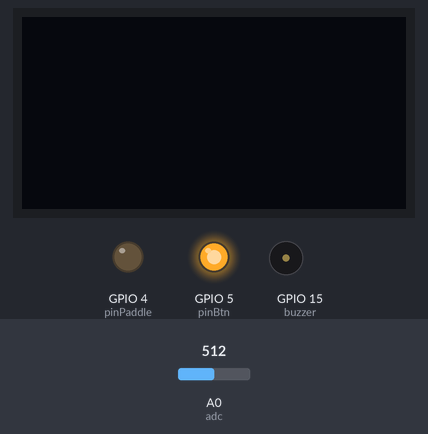
Recording of a program running on a simulated ESP8266 board running MicroPython. On the bench: 128×64 one-colour display, output pins drawn as LEDs (lit = HIGH), buzzer (waves = sounding). Inputs (shaded band) come from the test bench; at power-on: A0 (adc) = 512 (analog values on the 0–1023 scale). Random numbers come from a fixed seed; pins used as bus, display or sensor lines are not drawn; what the program prints to the serial console is not drawn.

Above: at 1.2 s.
1.3 s: A0 (adc) set to 75
2.8 s: A0 (adc) set to 65
At 3.6 s:
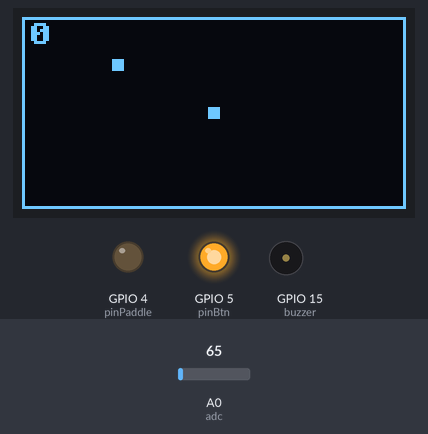
4.3 s: A0 (adc) set to 122
At 5.6 s:
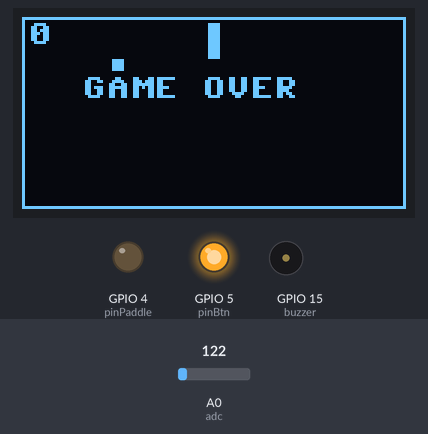
At 8.4 s:
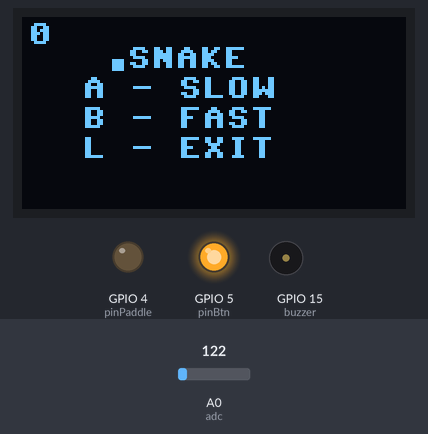
Timing chart, 0 to 9.9 s (numbered marks = the images above; inputs shaded):
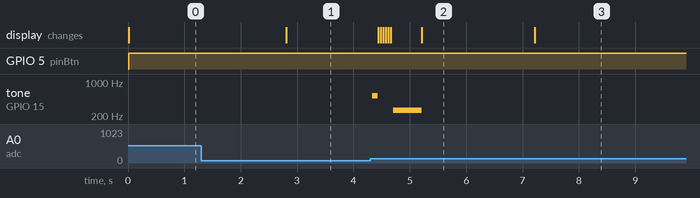

The program:

snakes.py
```python
# ----------------------------------------------------------
# Snakes Game
# ESP8266 (node MCU D1 mini)  micropython
# by Billy Cheung  2019 08 31
#
# SPI OLED
# GND
# VCC
# D0/Sck - D5 (=GPIO14=HSCLK)
# D1/MOSI- D7 (=GPIO13=HMOSI)
# RES    - D0 (=GPIO16)
# DC     - D4 (=GPIO2)
# CS     - D3 (=GPIO0)
# Speaker
# GPIO15   D8  Speaker
# n.c.   - D6  (=GPIO13=HMOSI)
#
# GPIO5    D1——   On to read ADC for Btn
# GPIO4    D2——   On to read ADC for Paddle
#
# buttons   A0
# A0 VCC-9K-U-9K-L-12K-R-9K-D-9K-A-12K-B-9K-GND
import gc
import sys
gc.collect()
print (gc.mem_free())
import network
import utime
from utime import sleep_ms,ticks_ms, ticks_us, ticks_diff
from machine import Pin, SPI, PWM, ADC
from math import sqrt
import ssd1306
from random import getrandbits, seed

# configure oled display SPI SSD1306
hspi = SPI(1, baudrate=8000000, polarity=0, phase=0)
#DC, RES, CS
display = ssd1306.SSD1306_SPI(128, 64, hspi, Pin(2), Pin(16), Pin(0))


#---buttons

btnU = const (1 << 1)
btnL = const (1 << 2)
btnR = const (1 << 3)
btnD = const (1 << 4)
btnA = const (1 << 5)
btnB = const (1 << 6)

Btns = 0
lastBtns = 0

pinBtn = Pin(5, Pin.OUT)
pinPaddle = Pin(4, Pin.OUT)


buzzer = Pin(15, Pin.OUT)

adc = ADC(0)

def getPaddle () :
  pinPaddle.on()
  pinBtn.off()
  sleep_ms(20)
  return adc.read()

def pressed (btn, waitRelease=False) :
  global Btns
  if waitRelease and Btns :
    pinPaddle.off()
    pinBtn.on()
    while ADC(0).read() > 70 :
       sleep_ms (20)
  return (Btns & btn)

def lastpressed (btn) :
  global lastBtns
  return (lastBtns & btn)


def getBtn () :
  global Btns
  global lastBtns
  pinPaddle.off()
  pinBtn.on()
  lastBtns = Btns
  Btns = 0
  a0=ADC(0).read()
  if a0  < 564 :
    if a0 < 361 :
      if a0 > 192 :
        if a0 > 278 :
          Btns |= btnU | btnA
        else :
          Btns |= btnL
      else:
        if a0 > 70 :
          Btns |= btnU
    else :
      if a0 > 482 :
        if a0 > 527 :
          Btns |= btnD
        else :
          Btns |= btnU | btnB
      else:
        if a0 > 440 :
          Btns |= btnL | btnA
        else :
          Btns |= btnR
  else:
      if a0 < 728 :
        if a0 < 653 :
          if a0 > 609 :
            Btns |= btnD | btnA
          else :
            Btns |= btnR | btnA
        elif a0 > 675 :
          Btns |= btnA
        else :
          Btns |= btnL | btnB
      elif a0 < 829 :
        if a0 > 794 :
          Btns |= btnD | btnB
        else :
          Btns |= btnR | btnB
      elif a0 > 857 :
        Btns |= btnB
      else :
        Btns |= btnA | btnB


tones = {
    'c4': 262,
    'd4': 294,
    'e4': 330,
    'f4': 349,
    'f#4': 370,
    'g4': 392,
    'g#4': 415,
    'a4': 440,
    "a#4": 466,
    'b4': 494,
    'c5': 523,
    'c#5': 554,
    'd5': 587,
    'd#5': 622,
    'e5': 659,
    'f5': 698,
    'f#5': 740,
    'g5': 784,
    'g#5': 831,
    'a5': 880,
    'b5': 988,
    'c6': 1047,
    'c#6': 1109,
    'd6': 1175,
    ' ': 0
}

def playTone(tone, tone_duration, rest_duration=0):
  beeper = PWM(buzzer, freq=tones[tone], duty=512)
  utime.sleep_ms(tone_duration)
  beeper.deinit()
  utime.sleep_ms(rest_duration)

def playSound(freq, tone_duration, rest_duration=0):
  beeper = PWM(buzzer, freq, duty=512)
  utime.sleep_ms(tone_duration)
  beeper.deinit()
  utime.sleep_ms(rest_duration)

# ----------------------------------------------------------
# Global variables
# ----------------------------------------------------------

SCREEN_WIDTH  = 128
SCREEN_HEIGHT = 64
SNAKE_SIZE    = 4
SNAKE_LENGTH  = 4
SNAKE_EXTENT  = 2
COLS          = (SCREEN_WIDTH  - 4) // SNAKE_SIZE
ROWS          = (SCREEN_HEIGHT - 4) // SNAKE_SIZE
OX            = (SCREEN_WIDTH  - COLS * SNAKE_SIZE) // 2
OY            = (SCREEN_HEIGHT - ROWS * SNAKE_SIZE) // 2
COLOR_BG      = 0
COLOR_WALL    = 1
COLOR_SNAKE   = 1
COLOR_APPLE   = 1
COLOR_SCORE   = 1
COLOR_LOST_BG = 1
COLOR_LOST_FG = 0
MODE_MENU     = 0
MODE_START    = 1
MODE_READY    = 2
MODE_PLAY     = 3
MODE_LOST     = 4
MODE_EXIT     = 5


# ----------------------------------------------------------
# Game management
# ----------------------------------------------------------

def tick():
    if not game['refresh']:
        clearSnakeTail()

    if game['mode'] == MODE_PLAY:
        handleButtons()
        moveSnake()
        if game['refresh']:
            game['refresh'] = False
        if didSnakeEatApple():
            playTone('d6', 20)
            playTone('c5', 20)
            playTone('f4', 20)
            game['score'] += 1
            game['refresh'] = True
            extendSnakeTail()
            spawnApple()
        if didSnakeBiteItsTail() or didSnakeHitTheWall():
            playTone('c4', 500)
            game['mode'] = MODE_LOST
            game['refresh'] = True
    elif game['mode'] == MODE_LOST:
        sleep_ms(2000)
        game['mode'] = MODE_MENU
    elif game['mode'] == MODE_START:
        resetSnake()
        spawnApple()
        game['mode'] = MODE_READY
        game['score'] = 0
        game['time']  = 0
    elif game['mode'] == MODE_READY:
        game['refresh'] = False

        handleButtons()
        moveSnake()
        if snakeHasMoved():
            playTone('c5', 100)
            game['mode'] = MODE_PLAY
    elif game['mode'] == MODE_EXIT:
        return
    else:
        handleButtons()

    draw()
    game['time'] += 1


def spawnApple():
    apple['x'] = getrandbits (6) %  (COLS - 1)
    apple['y'] = getrandbits (7) % (ROWS - 1)

def handleButtons():
  getBtn()
  if game['mode'] != MODE_MENU :
    if Btns & btnL:
        dirSnake(-1, 0)
    elif Btns & btnR:
        dirSnake(1, 0)
    elif Btns & btnU:
        dirSnake(0, -1)
    elif Btns & btnD:
        dirSnake(0, 1)
  else :
    if pressed(btnA,True):
      game['mode'] = MODE_START
      game['frame'] = 15
    elif pressed(btnB,True):
      game['mode'] = MODE_START
      game['frame'] = 22
    elif pressed(btnL,True):
      game['mode'] = MODE_EXIT


# ----------------------------------------------------------
# Snake management
# ----------------------------------------------------------

def resetSnake():
    x = COLS // 2
    y = ROWS // 2
    snake['x'] = []
    snake['y'] = []
    for _ in range(SNAKE_LENGTH):
        snake['x'].append(x)
        snake['y'].append(y)
    snake['head'] = SNAKE_LENGTH - 1
    snake['len']  = SNAKE_LENGTH
    snake['vx'] = 0
    snake['vy'] = 0

def dirSnake(dx, dy):
    snake['vx'] = dx
    snake['vy'] = dy

def moveSnake():
    h = snake['head']
    x = snake['x'][h]
    y = snake['y'][h]
    h = (h + 1) % snake['len']
    snake['x'][h] = x + snake['vx']
    snake['y'][h] = y + snake['vy']
    snake['head'] = h

def snakeHasMoved():
    return snake['vx'] or snake['vy']

def didSnakeEatApple():
    h = snake['head']
    return snake['x'][h] == apple['x'] and snake['y'][h] == apple['y']

def extendSnakeTail():
    i = snake['head']
    n = snake['len']
    i = (i + 1) % n
    x = snake['x'][i]
    y = snake['y'][i]
    for _ in range(SNAKE_EXTENT):
        snake['x'].insert(i, x)
        snake['y'].insert(i, y)
    snake['len'] += SNAKE_EXTENT

def didSnakeBiteItsTail():
    h = snake['head']
    n = snake['len']
    x = snake['x'][h]
    y = snake['y'][h]
    i = (h + 1) % n
    for _ in range(n-1):
        if snake['x'][i] == x and snake['y'][i] == y:
            return True
        i = (i + 1) % n
    return False

def didSnakeHitTheWall():
    h = snake['head']
    x = snake['x'][h]
    y = snake['y'][h]
    return x < 0 or x == COLS or y < 0 or y == ROWS

# ----------------------------------------------------------
# Graphic display
# ----------------------------------------------------------

def draw():
    if game['mode'] == MODE_MENU:
        drawGameMenu()
    elif game['mode'] == MODE_LOST:
        drawGameover()
    elif game['refresh']:
        clearScreen()
        drawWalls()
        drawSnake()
    else:
        drawSnakeHead()
    drawScore()
    drawApple()
    display.show()

def clearScreen():
    color = COLOR_LOST_BG if game['mode'] == MODE_LOST else COLOR_BG
    display.fill(color)
def drawGameMenu():
    clearScreen();
    display.text("SNAKE",35,10,1)
    display.text("A - SLOW",20,20,1)
    display.text("B - FAST",20,30,1)
    display.text("L - EXIT",20,40,1)
def drawGameover():
    display.fill_rect(20,20,100,30,0)
    display.text("GAME OVER",20,20,1)


def drawWalls():
    color = COLOR_LOST_FG if game['mode'] == MODE_LOST else COLOR_WALL
    display.rect(0, 0, SCREEN_WIDTH, SCREEN_HEIGHT,color)

def drawSnake():
    isTimeToBlink = game['time'] % 4 < 2
    color = COLOR_LOST_FG if game['mode'] == MODE_LOST and isTimeToBlink else COLOR_SNAKE
    n = snake['len']
    for i in range(n):
        drawDot(snake['x'][i], snake['y'][i], color)

def drawSnakeHead():
    h = snake['head']
    drawDot(snake['x'][h], snake['y'][h], COLOR_SNAKE)

def clearSnakeTail():
    h = snake['head']
    n = snake['len']
    t = (h + 1) % n
    drawDot(snake['x'][t], snake['y'][t], COLOR_BG)

def drawScore():
    display.text(str(game['score']),2,2,1)

def drawApple():
    drawDot(apple['x'], apple['y'], COLOR_APPLE)

def drawDot(x, y, color):
    display.fill_rect(OX + x * SNAKE_SIZE, OY + y * SNAKE_SIZE, SNAKE_SIZE, SNAKE_SIZE,color)

def waitForUpdate():
    # wait the amount of them that makes up 30 frame per second
    timer_dif = int(1000/game['frame']) - ticks_diff(ticks_ms(), timer)
    if timer_dif > 0:
      sleep_ms(timer_dif)
    return


# ----------------------------------------------------------
# Initialization
# ----------------------------------------------------------

# Seed random numbers
seed(ticks_us())

game = {
    'mode':    MODE_MENU,
    'score':   0,
    'time':    0,
    'frame':   15,
    'refresh': True
}

snake = {
    'x':    [],
    'y':    [],
    'head': 0,
    'len':  0,
    'vx':   0,
    'vy':   0
}

apple = { 'x': 0, 'y': 0 }

# ----------------------------------------------------------
# Main loop
# ----------------------------------------------------------
while game['mode'] != MODE_EXIT :
  timer = ticks_ms()
  tick()
  waitForUpdate()
```

Measured:
- the behaviour switches between 71 and 70 on A0 (adc) (found by bisection; images 0 and 1)
- after the input at 1.3 s, every drawn part: stays the same
- after the input at 2.8 s, the display: changes at once (image 1)
- after the input at 4.3 s, tone on GPIO 15 (buzzer): silent → 523 Hz at once, → silent 0.10 s later, → 262 Hz 0.27 s later, → silent 0.50 s later; the display: first changes after 0.14 s (image 2 shows a later state)
- what the display in image 2 shows lasts 2.0 s, from 5.2 s to 7.2 s
